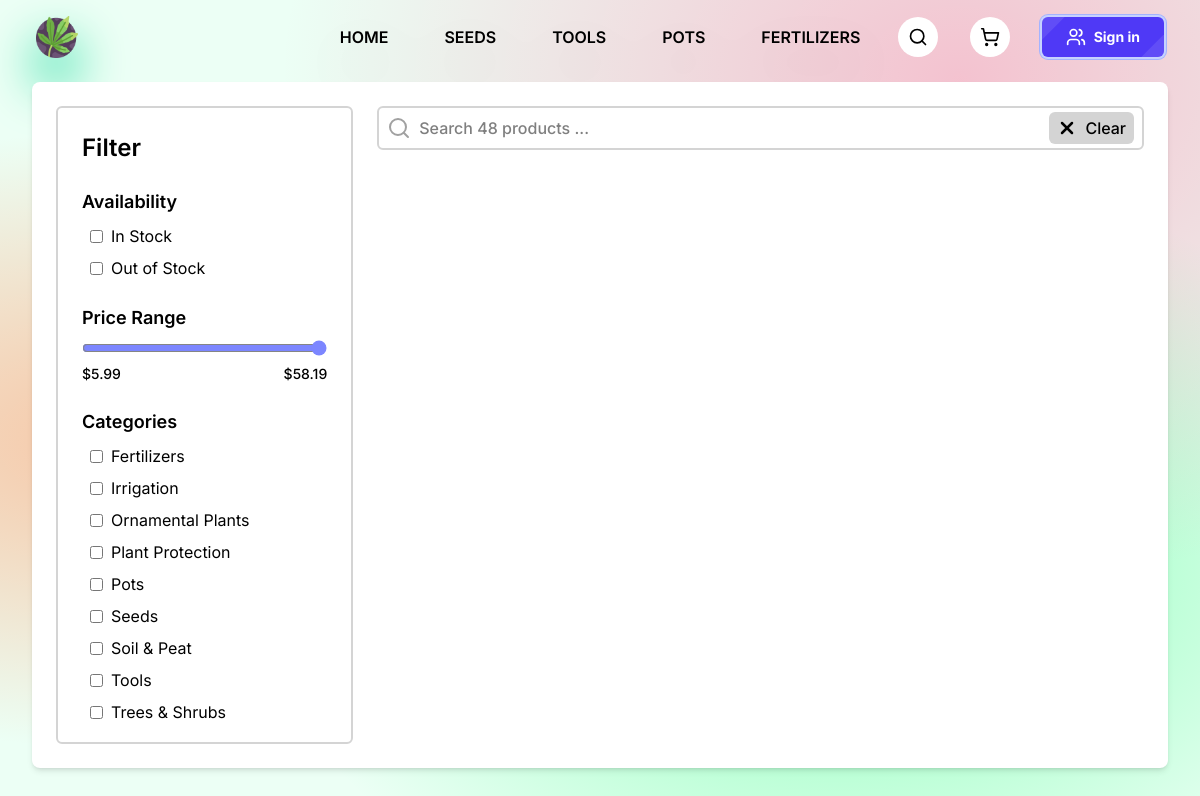
The app's page /pages/search/index.php with its own data.
### tables this page shows
CREATE TABLE categories (
  category_id INT         PRIMARY KEY AUTO_INCREMENT,
  title       VARCHAR(20) NOT NULL
);

### pages/search/index.php (the view, shortened to what this page needs)
<?php
require_once __DIR__ . '/../../php/db.php';
$user = null;
?>
<!DOCTYPE html>
<html lang="en">
<head>
    <link rel="stylesheet" href="./styles.css" />
    <script src="https://unpkg.com/@tailwindcss/browser@4.1.7"></script>
</head>
<body class="font-[Inter]">
    <div class="relative h-dvh flex flex-col">
        <nav class="px-[3vw] py-4 grid place-items-center grid-cols-3">
            <div class="justify-self-start">
                <a href="../home/index.php" class="drop-shadow-2xl drop-shadow-emerald-400 transition duration-200 hover:drop-shadow-lime-400">
                    <img src="../../public/images/icon.png" alt="growzone icon" width="42" />
                </a>
            </div>
            <div class="justify-self-center flex gap-10 font-semibold uppercase drop-shadow-2xl">
                <a href="../home/index.php" class="hover:text-white transition-colors rounded-lg hover:bg-black px-2 py-1">Home</a>
                <a href="../search/index.php?category=seeds" class="hover:text-white transition-colors rounded-lg hover:bg-black px-2 py-1">Seeds</a>
                <a href="../search/index.php?category=tools" class="hover:text-white transition-colors rounded-lg hover:bg-black px-2 py-1">Tools</a>
                <a href="../search/index.php?category=pots" class="hover:text-white transition-colors rounded-lg hover:bg-black px-2 py-1">Pots</a>
                <a href="../search/index.php?category=fertilizers" class="hover:text-white transition-colors rounded-lg hover:bg-black px-2 py-1">Fertilizers</a>
            </div>
            <div class="justify-self-end flex gap-8">
                <a href="../search/index.php" class="size-10 p-2.5 grid place-items-center bg-white rounded-full cursor-pointer transition hover:bg-black hover:*:stroke-white">
                    <i data-lucide="search" class="size-full transition"></i>
                </a>
                <a href="../cart/index.php" class="size-10 p-2.5 grid place-items-center bg-white rounded-full cursor-pointer transition hover:bg-black hover:*:stroke-white">
                    <i data-lucide="shopping-cart" class="size-full transition"></i>
                </a>
                <?php if ($user): ?>
                    <div class="relative group">
                        <button class="size-10 cursor-pointer relative">
                            <span class="avatar [--primary:var(--color-neutral-300)] bg-[var(--primary)] ring-2 ring-[var(--primary)]/50 font-bold text-white size-full rounded-full grid place-items-center" data-first-name="<?= htmlspecialchars($user['first_name']) ?>" data-last-name="<?= htmlspecialchars($user['last_name']) ?>">-</span>
                            <div class="absolute bg-white p-0.5 rounded-full grid place-items-center -bottom-1.5 -right-1">
                                <i data-lucide="chevron-down" class="size-[14px]"></i>
                            </div>
                        </button>
                        <div class="absolute z-[2] -right-4 invisible group-hover:visible min-w-[15rem]">
                            <div class="bg-transparent h-4"></div>
                            <div class="group-hover:scale-y-100 group-hover:opacity-100 opacity-0 scale-y-0 origin-top transition grid px-2 py-4 rounded-md bg-white shadow-xl">
                                <div class="flex items-center gap-3 px-4">
                                    <span class="avatar [--primary:var(--color-neutral-300)] bg-[var(--primary)] ring-2 ring-[var(--primary)]/50 text-white font-bold rounded-full size-9 grid place-items-center" data-first-name="<?= htmlspecialchars($user['first_name']) ?>" data-last-name="<?= htmlspecialchars($user['last_name']) ?>">-</span>
                                    <div class="flex flex-col items-start">
                                        <span class="text-sm font-medium"><?= htmlspecialchars($user['first_name'] . ' ' . $user['last_name']) ?></span>
                                        <span class="text-xs"><?= htmlspecialchars($user['email']) ?></span>
                                    </div>
                                </div>
                                <div class="mt-4 grid gap-2">
                                    <span class="w-full h-[2px] rounded-full bg-black/20"></span>
                                    <?php if ($user['is_admin']): ?>
                                        <a href="../admin/index.php" class="px-4 py-1.5 mx-2 flex items-center gap-3 font-medium rounded-md transition duration-100 cursor-pointer hover:bg-emerald-200"><i data-lucide="shield-user" class="size-5"></i>Admin Panel</a>
                                    <?php endif; ?>
                                    <a href="../history/index.php?type=list&page=1" class="px-4 py-1.5 mx-2 flex items-center gap-3 font-medium rounded-md transition duration-100 cursor-pointer hover:bg-neutral-200"><i data-lucide="history" class="size-5"></i>History</a>
                                    <a href="../settings/index.php" class="px-4 py-1.5 mx-2 flex items-center gap-3 font-medium rounded-md transition duration-100 cursor-pointer hover:bg-neutral-200"><i data-lucide="settings" class="size-5"></i>Settings</a>
                                    <span class="w-full h-[2px] rounded-full bg-black/20"></span>
                                    <a href="../../php/logout.php" class="px-4 py-1.5 mx-2 flex items-center gap-3 font-medium rounded-md transition duration-100 cursor-pointer hover:bg-red-200"><i data-lucide="log-out" class="size-5"></i>Log Out</a>
                                </div>
                            </div>
                        </div>
                    </div>
                <?php else: ?>
                    <a href="../sign-in/index.php" class="box-border relative z-30 inline-flex items-center justify-center w-auto px-6 py-2 overflow-hidden font-bold text-white transition-all duration-300 bg-indigo-600 rounded-md cursor-pointer group ring-offset-2 ring-1 ring-indigo-300 ring-offset-indigo-200 hover:ring-offset-indigo-500 ease focus:outline-none">
                        <span class="absolute bottom-0 right-0 w-8 h-20 -mb-8 -mr-5 transition-all duration-300 ease-out transform rotate-45 translate-x-1 bg-white opacity-10 group-hover:translate-x-0"></span>
                        <span class="absolute top-0 left-0 w-20 h-8 -mt-1 -ml-12 transition-all duration-300 ease-out transform -rotate-45 -translate-x-1 bg-white opacity-10 group-hover:translate-x-0"></span>
                        <span class="relative z-20 flex items-center text-sm">
                            <i data-lucide="users" class="relative w-5 h-5 mr-2 text-white"></i>
                            Sign in
                        </span>
                    </a>
                <?php endif; ?>
            </div>
        </nav>
        <div class="px-8 pb-8 pt-2 h-[calc(100dvh_-_74px)]">
            <main class="h-full bg-white relative shadow-md flex gap-6 rounded-lg p-6">
                <div class="border-2 border-neutral-300 rounded-md flex flex-col gap-6 p-6 h-full w-[400px] overflow-y-scroll">
                    <h2 class="text-2xl font-semibold">Filter</h2>
                    <div class="grid gap-2">
                        <h4 class="text-lg font-semibold">Availability</h4>
                        <div class="grid gap-2 px-2">
                            <div class="flex items-center gap-2">
                                <input type="checkbox" id="in-stock" value="in-stock" class="accent-indigo-400" />
                                <label for="in-stock">In Stock</label>
                            </div>
                            <div class="flex items-center gap-2">
                                <input type="checkbox" id="out-of-stock" value="out-of-stock" class="accent-indigo-400" />
                                <label for="out-of-stock">Out of Stock</label>
                            </div>
                        </div>
                    </div>
                    <div class="grid gap-2">
                        <h4 class="text-lg font-semibold">Price Range</h4>
                        <div class="grid gap-2">
                            <?php
                            $stmt = $db_o->prepare('SELECT MIN(price) AS min_price, MAX(price) AS max_price FROM products');
                            $stmt->execute();
                            $prices = $stmt->get_result()->fetch_assoc();
                            $min_price = htmlspecialchars($prices['min_price']);
                            $max_price = htmlspecialchars($prices['max_price']);
                            ?>
                            <input type="range" min="<?= $min_price ?>" max="<?= $max_price ?>" step="0.01" value="<?= $max_price ?>" id="price" class="accent-indigo-400" />
                            <div class="flex justify-between text-sm font-medium">
                                <span>$<?= $min_price ?></span>
                                <span>$<?= $max_price ?></span>
                            </div>
                        </div>
                    </div>
                    <div class="grid gap-2">
                        <h4 class="text-lg font-semibold">Categories</h4>
                        <div class="grid gap-2 px-2">
                            <?php
                            $stmt = $db_o->prepare('SELECT category_id, title FROM categories ORDER BY title');
                            $stmt->execute();
                            $categories = $stmt->get_result()->fetch_all(MYSQLI_ASSOC);
                            ?>
                            <?php foreach($categories as $category): ?>
                            <div class="flex items-center gap-2">
                                <?php
                                $title = htmlspecialchars($category['title']);
                                $id = 'category-' . htmlspecialchars($category['category_id']);
                                ?>
                                <input type="checkbox" value="<?= $title ?>" id="<?= $id ?>" class="category accent-indigo-400" />
                                <label for="<?= $id ?>"><?= $category['title'] ?></label>
                            </div>
                            <?php endforeach ?>
                        </div>
                    </div>
                </div>
                <div class="flex flex-col gap-6 w-full">
                    <div class="relative group">
                        <?php
                        $stmt = $db_o->prepare("SELECT COUNT(*) AS product_count FROM products");
                        $stmt->execute();
                        $product_count = $stmt->get_result()->fetch_assoc()['product_count'];
                        ?>
                        <input type="text" placeholder="Search <?= htmlspecialchars($product_count) ?> products ..." id="product-name" class="border-2 font-medium border-neutral-300 py-2 pl-10 pr-30 rounded-md w-full" onmouseover="this.focus()" />
                        <i data-lucide="search" class="absolute left-2.5 top-2.5 size-[24px] stroke-neutral-400"></i>
                        <button id="clear-search-button" class="absolute py-1 px-2 cursor-pointer hover:brightness-95 transition right-2.5 top-1.5 bg-neutral-300 rounded-md flex gap-2 items-center">
                            <i data-lucide="x" class="size-[20px] stroke-3"></i>
                            <span class="font-medium">Clear</span>
                        </button>
                    </div>
                    <div id="product-container" class="flex flex-wrap gap-4 pb-4 overflow-y-scroll">
                    </div>
                </div>
            </main>
        </div>
    </div>
</body>
</html>

### records on screen
categories: title "Fertilizers"
categories: title "Irrigation"
categories: title "Ornamental Plants"
categories: title "Plant Protection"
categories: title "Pots"
categories: title "Seeds"
categories: title "Soil & Peat"
categories: title "Tools"
categories: title "Trees & Shrubs"

### other values on screen
$min_price "5.99"
$max_price "58.19"
